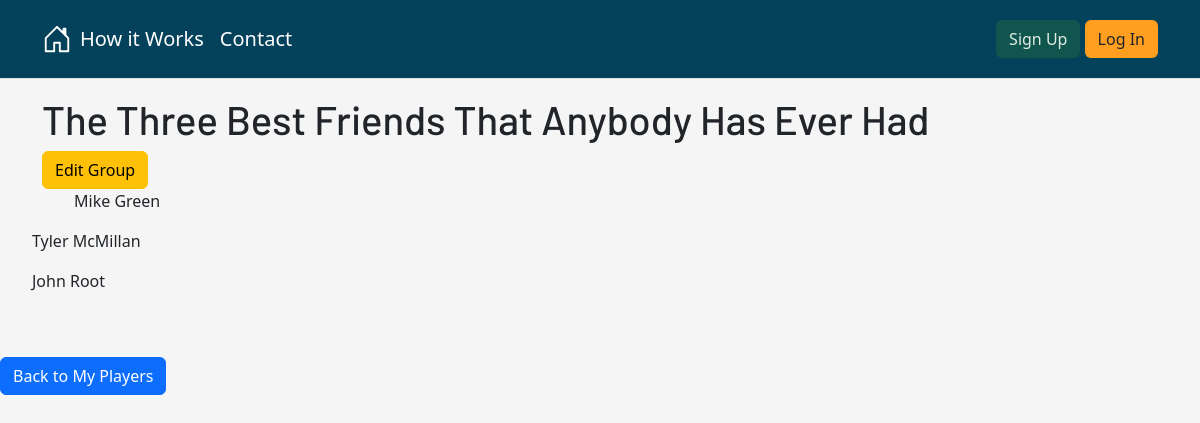
Page /organize/my-players/group/10 on the committed database.
### OrgDash/models.py (models this page shows, shortened)
class PlayerGroup(models.Model):
    created_by = models.ForeignKey(User, on_delete= models.CASCADE, default= 1)
    name = models.CharField(max_length=100, default= "Group Name")
    members = models.ManyToManyField('Player', related_name='groups')

class Player(models.Model):
    first_name = models.CharField(max_length=150, default= None)
    last_name = models.CharField(max_length=150, default= None)
    email = models.EmailField(max_length=150, default= None)
    skill = models.DecimalField(max_digits=4, decimal_places=1)
    created_by = models.ForeignKey(User, on_delete= models.CASCADE, default= 1)
    goalie = models.BooleanField(default= False, null= True)
    class Meta():
        unique_together= ("created_by", "email")

### OrgDash/views.py (the view)
# urls.py: path('my-players/group/<int:pk>', views.PlayerGroupDetail.as_view(), name = 'player_group_detail'),
class PlayerGroupDetail(DetailView):
    model= PlayerGroup
    context_object_name = 'group'
    template_name = 'OrgDash/Players/group_detail.html'
    def get_context_data(self, **kwargs):
        context = super().get_context_data(**kwargs)
        context['members'] = self.object.members.all()
        return context

### OrgDash/templates/OrgDash/Players/group_detail.html (shortened to what this page needs)
{% extends 'base.html' %}
{% block body_block %}
<div class="container">
    <h1>{{group.name}}</h1>
    <form action="{% url 'OrgDash:player_group_update' pk=group.pk %}">
        <button class="btn btn-warning">Edit Group</button>
      <br>
    </form>
    {% for player in members %}
    <ul>
    {{player.first_name}} {{player.last_name}}
    </ul>
</div>
{% endfor %}
<br>
<br>
<form action="{% url 'OrgDash:player_dash' %}">
  <button class="btn btn-primary">Back to My Players</button>
</form>
{% endblock %}

### pickuphockey/static/pickuphockey.css (style rules this page uses)
body { background-color: whitesmoke; }
h1, h2, h3, h4, h5 { font-family: 'Barlow', sans-serif; }

### rows in the picture
PlayerGroup: name "The Three Best Friends That Anybody Has Ever Had"
Player: first_name "Mike", last_name "Green"
Player: first_name "Tyler", last_name "McMillan"
Player: first_name "John", last_name "Root"
